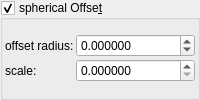
    <widget class="MyGroupBox" name="groupCheck_transf_function_enabledAx_false">
     <property name="toolTip">
      <string/>
     </property>
     <property name="title">
      <string>spherical Offse&amp;t</string>
     </property>
     <property name="checkable">
      <bool>true</bool>
     </property>
     <layout class="QVBoxLayout" name="verticalLayout_50">
      <property name="spacing">
       <number>2</number>
      </property>
      <property name="leftMargin">
       <number>2</number>
      </property>
      <property name="topMargin">
       <number>2</number>
      </property>
      <property name="rightMargin">
       <number>2</number>
      </property>
      <property name="bottomMargin">
       <number>2</number>
      </property>
      <item>
       <layout class="QGridLayout" name="gridLayout_28" columnstretch="0,1">
        <property name="spacing">
         <number>2</number>
        </property>
        <item row="0" column="1">
         <widget class="MyDoubleSpinBox" name="spinbox_transf_offset">
          <property name="sizePolicy">
           <sizepolicy hsizetype="Minimum" vsizetype="Maximum">
            <horstretch>0</horstretch>
            <verstretch>0</verstretch>
           </sizepolicy>
          </property>
          <property name="prefix">
           <string/>
          </property>
          <property name="decimals">
           <number>6</number>
          </property>
          <property name="minimum">
           <double>-99.989999999999995</double>
          </property>
          <property name="singleStep">
           <double>0.100000000000000</double>
          </property>
         </widget>
        </item>
        <item row="1" column="1">
         <widget class="MyDoubleSpinBox" name="spinbox_transf_scale">
          <property name="sizePolicy">
           <sizepolicy hsizetype="Minimum" vsizetype="Maximum">
            <horstretch>0</horstretch>
            <verstretch>0</verstretch>
           </sizepolicy>
          </property>
          <property name="decimals">
           <number>6</number>
          </property>
          <property name="minimum">
           <double>0.000000000000000</double>
          </property>
          <property name="maximum">
           <double>99.989999999999995</double>
          </property>
          <property name="singleStep">
           <double>0.100000000000000</double>
          </property>
         </widget>
        </item>
        <item row="0" column="0">
         <widget class="QLabel" name="label_132">
          <property name="text">
           <string>offset radius:</string>
          </property>
         </widget>
        </item>
        <item row="1" column="0">
         <widget class="QLabel" name="label_131">
          <property name="text">
           <string>scale:</string>
          </property>
         </widget>
        </item>
       </layout>
      </item>
     </layout>
    </widget>
